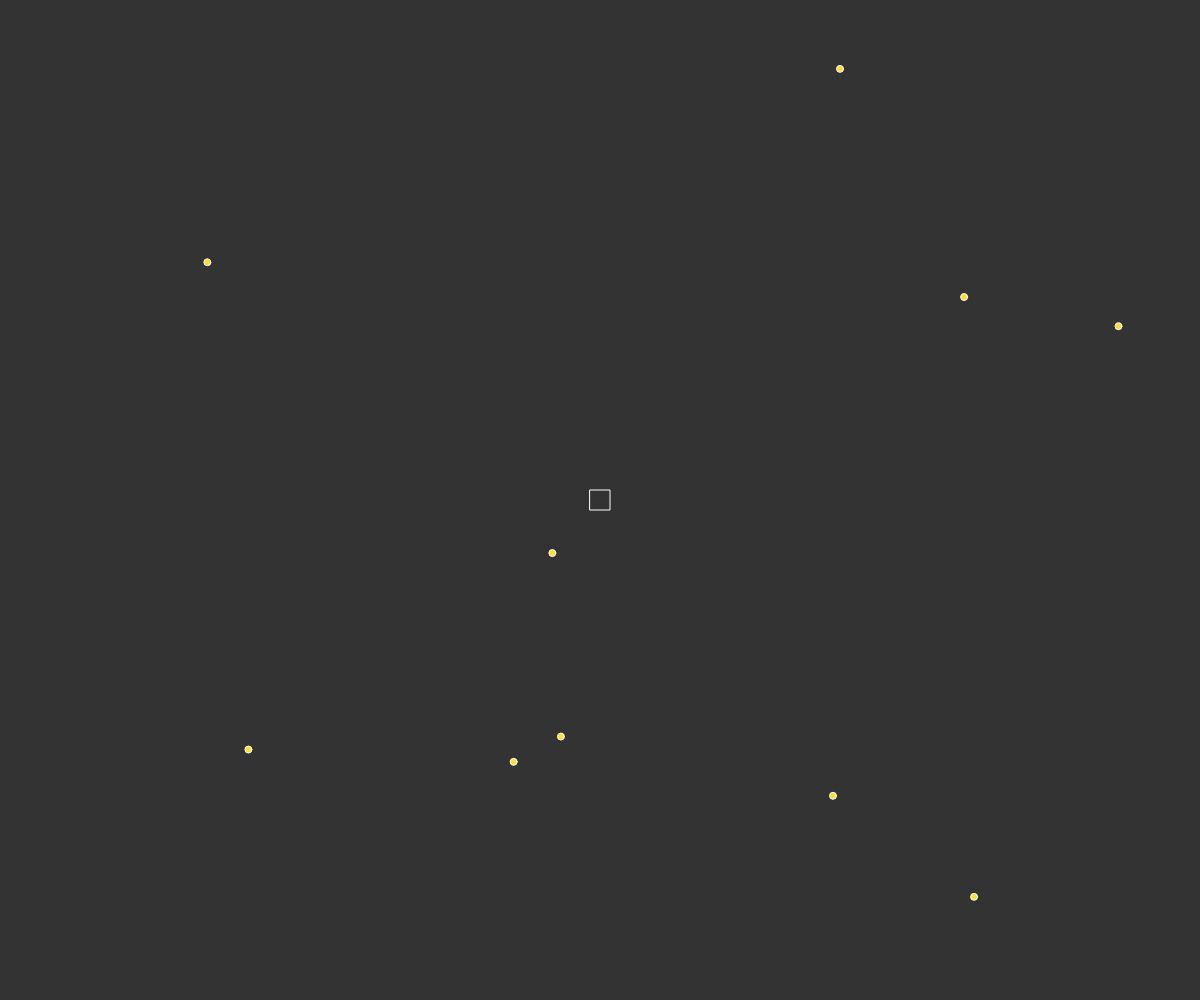
Frame 1 (no input)
Frame 60 (no input): identical to frame 1, image omitted
Frame 120 (the mouse pressed at the canvas centre since frame 60): identical to frame 1, image omitted

The p5.js sketch that drew this single still picture (run headless with seeded random() and noise() and a simulated clock; from frame 60 on, the mouse is pressed at the canvas centre):

// p5.js sketch
// ── sketch.js
//L-59
let gamestate;
let player;
let village;
let coins = [];
let font;

function setup() {
	//Configure
	var cnv = createCanvas(windowWidth, windowHeight);
	cnv.style('display', 'block');
	frameRate(60);

	//Initialize vars
	gamestate = "player"; //player, village, intro?
	player = new Player();
	village = new Village();
	initCoins();


	// Intro sequence?
}

function windowResized() { resizeCanvas(windowWidth, windowHeight); }

function draw() {
	background(51);

	if (gamestate == "player") {
		player.render();
		player.move();
		renderCoins();
 	}

	if (gamestate == "village") {
		village.render();
	}
}



//Coin Helpers
function initCoins() {
	for(var i = 0; i < 99; i++) {
		coins[i] = new Coin(random(5), random(0, windowWidth), random(0, windowHeight));
	}
}

function renderCoins() {
	for(var i = 0; i < 10; i++) {
		coins[i].render();
	}
}

//Gamestate handlers --> probably depricate to util

function toggleGamestate() {
	if(gamestate == "player") {
		gamestate = "village";
		return;
	} else if (gamestate == "village") {
		gamestate = "player";
		return;
	}
}

function keyPressed() {
  if(keyCode == 32) { toggleGamestate(); }
}

// ── Coin.js
class Coin {
  constructor(val, x, y) {
    this.val = val;
    this.x = x;
    this.y = y;
    this.size = 7
  }

  render() {
    fill(255, 222, 51);
    ellipse(this.x, this.y, this.size, this.size);
  }
}

// ── Player.js
class Player {
  constructor() {
    this.size = 20;
    this.x = width/2 - this.size/2;
    this.y = height/2 - this.size/2;
    this.speed = 5; //-- px/frame
  }

  render() {
    stroke(255);
    noFill();
    rect(this.x, this.y, this.size, this.size);
  }

  //movement
  moveLeft() { this.x = this.x - this.speed; }
  moveRight() { this.x = this.x + this.speed; }
  moveUp() { this.y = this.y - this.speed; }
  moveDown() { this.y  = this.y + this.speed; }

  move() {
    if( keyIsDown(65) ) { this.moveLeft(); }
    if( keyIsDown(68) ) { this.moveRight(); }
    if( keyIsDown(87) ) { this.moveUp(); }
    if( keyIsDown(83) ) { this.moveDown(); }
  }

}

// ── Village.js
class Village {
  constructor() {
    this.population = 50;
    this.skills = [];
    this.gold = 0;
    this.religion = 0;
    this.science = 0;

    //DOMs
    this.div_statTree = text('stats');
    this.p_gold = text('gold');
    this.p_rel = text('religion');
    this.p_sci = text('science');
  }

  render() {
    let xSize = width - 20;
    let ySize = height - 20;

    fill(255, 255, 255, 20);
    stroke(255, 0, 0);
    rect(20, 20, xSize-20, ySize-20);
    this.showStats();
  }

  //Render helpers
  showStats() {
    fill(255);
    noStroke();
    textSize(20);
    this.div_statTree = text('stats', windowWidth/20, windowHeight/10);
    this.p_gold = text('gold: ' + this.gold, windowWidth/20, 2*windowHeight/10);
    this.p_rel = text('religion: ' + this.religion, windowWidth/20, 3*windowHeight/10);
    this.p_sci = text('science: ' + this.science, windowWidth/20, 4*windowHeight/10);
  }


}
